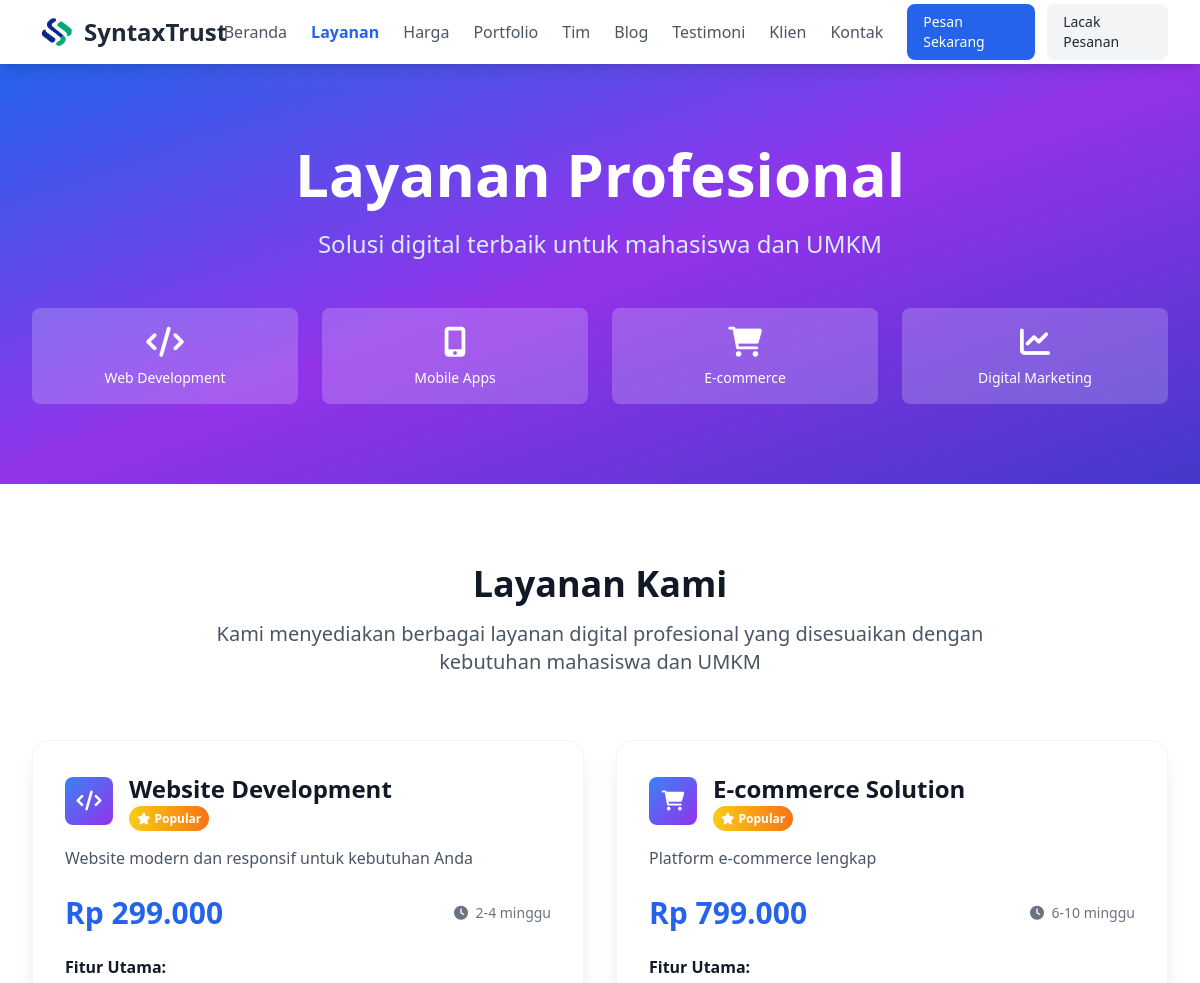
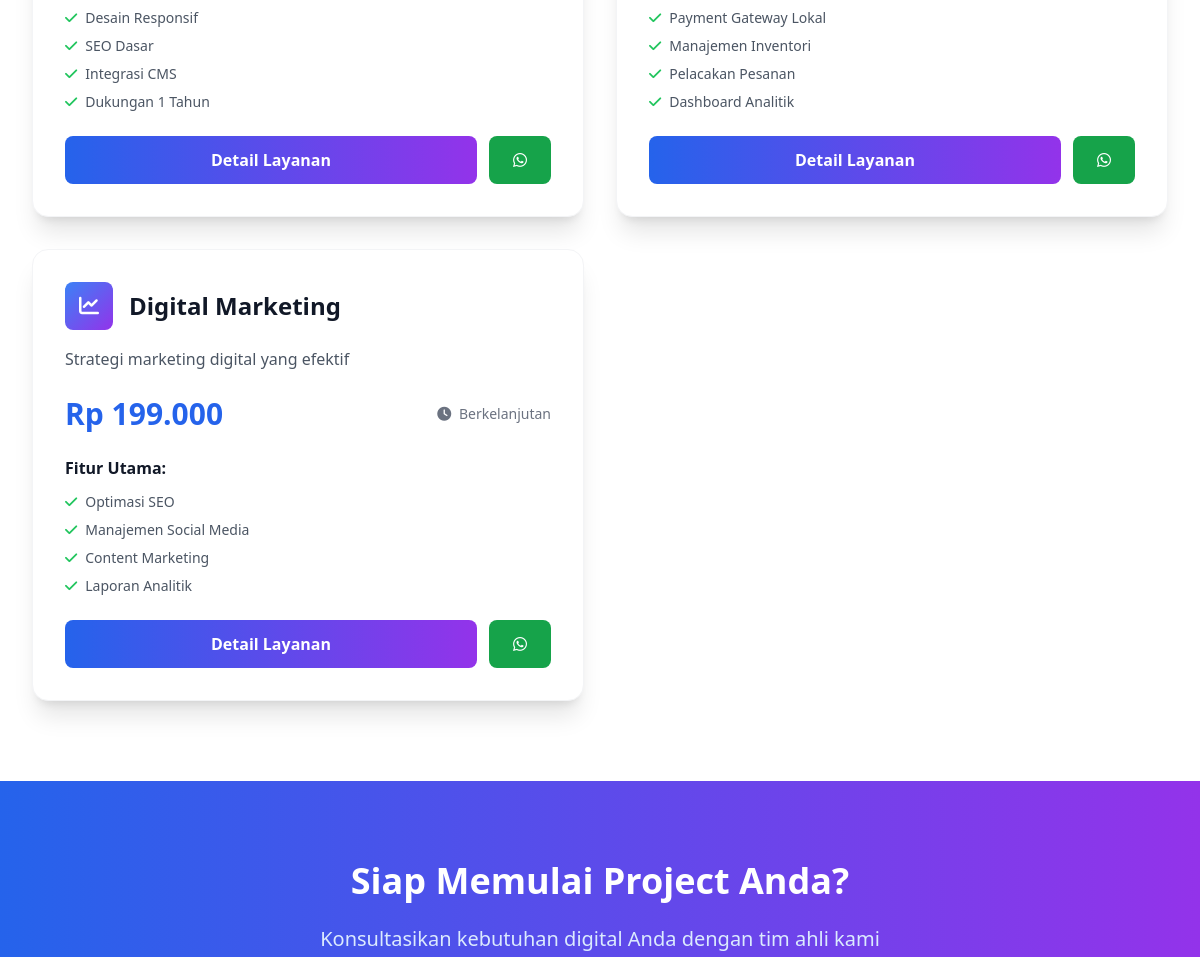
The app's page /public/services.php (upper part), older data (2 pictures, top to bottom).
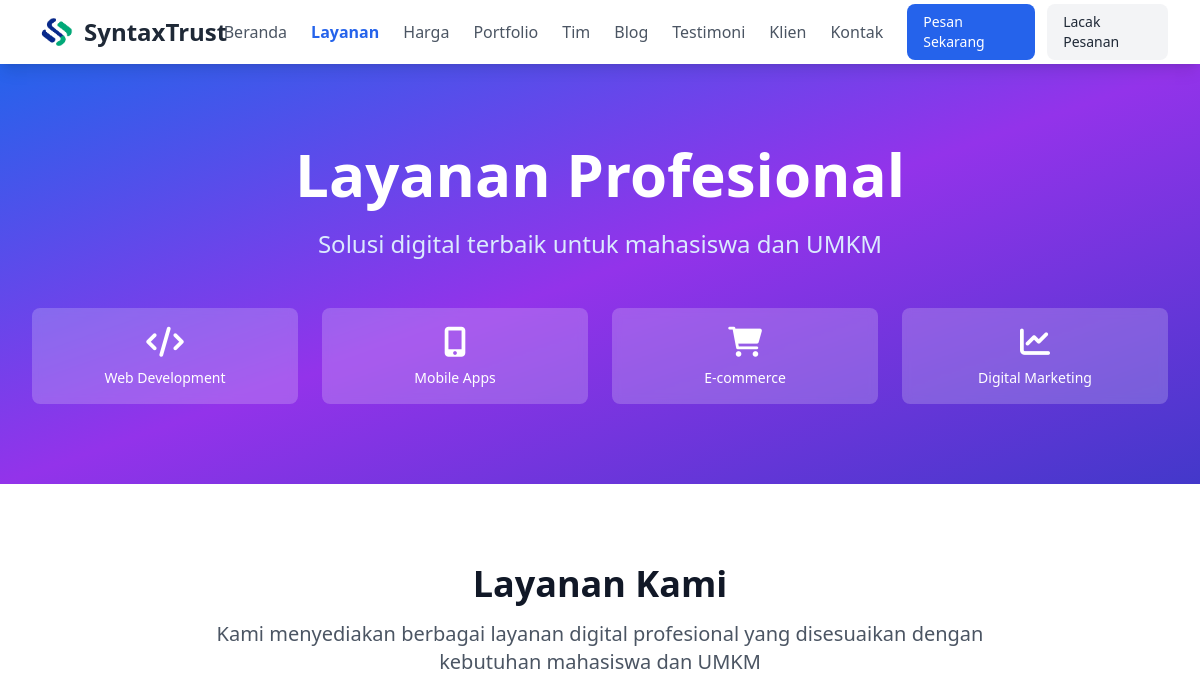
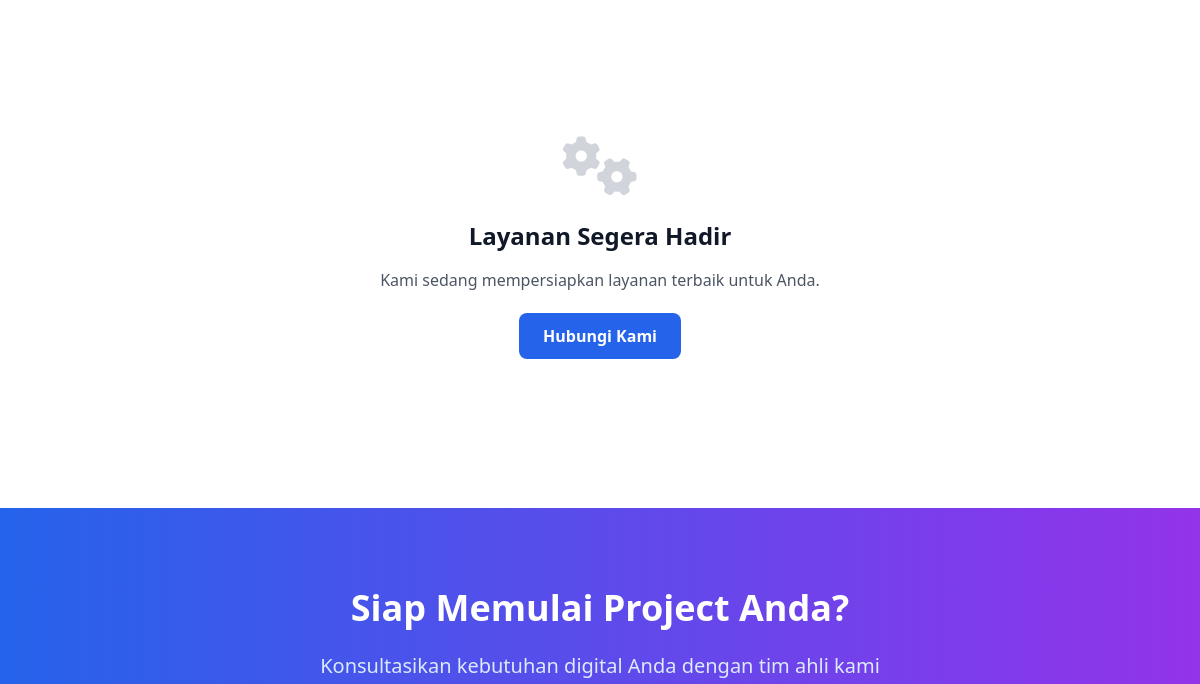
The same page, newer data (2 pictures, top to bottom).
### tables this page shows
CREATE TABLE `services` (
  `id` int(11) NOT NULL,
  `name` varchar(100) NOT NULL,
  `description` text NOT NULL,
  `short_description` varchar(255) DEFAULT NULL,
  `icon` varchar(100) DEFAULT NULL,
  `image` varchar(255) DEFAULT NULL,
  `price` decimal(10,2) DEFAULT NULL,
  `duration` varchar(50) DEFAULT NULL,
  `features` longtext DEFAULT NULL CHECK (json_valid(`features`)),
  `is_featured` tinyint(1) DEFAULT 0,
  `is_active` tinyint(1) DEFAULT 1,
  `sort_order` int(11) DEFAULT 0,
  `created_at` timestamp NOT NULL DEFAULT current_timestamp(),
  `updated_at` timestamp NOT NULL DEFAULT current_timestamp() ON UPDATE current_timestamp()
);

### public/includes/helpers.php (called while the page is built, shortened)
<?php
require_once __DIR__ . '/../../config/database.php';
if (!function_exists('getSetting')) {
    function getSetting($key, $default = '') {
        global $pdo;
        try {
            $stmt = $pdo->prepare("SELECT setting_value FROM settings WHERE setting_key = ? AND is_public = 1");
            $stmt->execute([$key]);
            $result = $stmt->fetch(PDO::FETCH_ASSOC);
            return $result ? $result['setting_value'] : $default;
        } catch (Exception $e) {
            return $default;
        }
    }
}
if (!function_exists('h')) {
    function h($string) {
        return htmlspecialchars((string)$string, ENT_QUOTES, 'UTF-8');
    }
}

### public/services.php (the view, shortened to what the changed rows need)
<?php
require_once __DIR__ . '/includes/layout.php';
try {
    $stmt = $pdo->prepare("SELECT * FROM services WHERE is_active = 1 ORDER BY is_featured DESC, sort_order ASC");
    $stmt->execute();
    $services = $stmt->fetchAll(PDO::FETCH_ASSOC);
} catch (Exception $e) {
    $services = [];
}
$site_name = getSetting('site_name', 'SyntaxTrust');
$site_description = getSetting('site_description', 'Layanan Pembuatan Website untuk Mahasiswa & UMKM');
echo renderPageStart('Layanan - ' . $site_name, 'Layanan profesional kami - ' . $site_description, 'services.php');
?>
    <section class="bg-gradient-to-br from-blue-600 via-purple-600 to-indigo-700 text-white py-20">
        <div class="max-w-7xl mx-auto px-4 sm:px-6 lg:px-8 text-center">
            <h1 class="text-4xl md:text-6xl font-bold mb-6">Layanan Profesional</h1>
        </div>
    </section>
    <section class="py-20 bg-white">
        <div class="max-w-7xl mx-auto px-4 sm:px-6 lg:px-8">
            <div class="text-center mb-16">
                <h2 class="text-4xl font-bold text-gray-900 mb-4">Layanan Kami</h2>
            </div>
            <div id="services-grid" class="grid grid-cols-1 md:grid-cols-2 lg:grid-cols-2 gap-8">
                <?php foreach ($services as $index => $service): ?>
                <div class="service-card bg-white rounded-2xl shadow-xl overflow-hidden border border-gray-100" style="animation-delay: <?= $index * 0.2 ?>s;">
                    <div class="p-8">
                        <div class="flex items-center mb-4">
                            <?php if ($service['icon']): ?>
                            <div class="w-12 h-12 bg-gradient-to-br from-blue-500 to-purple-600 rounded-lg flex items-center justify-center mr-4">
                                <i class="fas fa-<?= h($service['icon']) ?> text-white text-xl"></i>
                            </div>
                            <?php endif; ?>
                            <div>
                                <h3 class="text-2xl font-bold text-gray-900"><?= h($service['name']) ?></h3>
                                <?php if ($service['is_featured']): ?>
                                <span class="bg-gradient-to-r from-yellow-400 to-orange-500 text-white px-2 py-1 rounded-full text-xs font-semibold">
                                    <i class="fas fa-star mr-1"></i>Popular
                                </span>
                                <?php endif; ?>
                            </div>
                        </div>
                        <p class="text-gray-600 mb-6 leading-relaxed"><?= h($service['short_description'] ?: substr($service['description'], 0, 150) . '...') ?></p>
                        <div class="flex items-center justify-between mb-6">
                            <?php if ($service['price'] && $service['price'] > 0): ?>
                            <div class="text-3xl font-bold text-blue-600">
                                Rp <?= number_format($service['price'], 0, ',', '.') ?>
                            </div>
                            <?php else: ?>
                            <div class="text-2xl font-bold text-gray-600">Custom Quote</div>
                            <?php endif; ?>
                            <?php if ($service['duration']): ?>
                            <div class="text-sm text-gray-500">
                                <i class="fas fa-clock mr-1"></i>
                                <?= h($service['duration']) ?>
                            </div>
                            <?php endif; ?>
                        </div>
                        <?php if ($service['features']): ?>
                        <div class="mb-6">
                            <h4 class="font-semibold text-gray-900 mb-3">Fitur Utama:</h4>
                            <ul class="space-y-2">
                                <?php
                                $features = json_decode($service['features'], true) ?: [];
                                foreach (array_slice($features, 0, 4) as $feature):
                                ?>
                                <li class="flex items-center text-sm text-gray-600">
                                    <i class="fas fa-check text-green-500 mr-2"></i>
                                    <?= h($feature) ?>
                                </li>
                                <?php endforeach; ?>
                            </ul>
                        </div>
                        <?php endif; ?>
                        <div class="flex gap-3">
                            <button onclick="openServiceModal(<?= $service['id'] ?>)" class="flex-1 bg-gradient-to-r from-blue-600 to-purple-600 text-white py-3 px-6 rounded-lg font-semibold hover:shadow-lg transition-all duration-300">
                                Detail Layanan
                            </button>
                            <a href="https://wa.me/<?= str_replace(['+', '-', ' '], '', getSetting('company_whatsapp', '6285156553226')) ?>?text=Halo, saya tertarik dengan layanan <?= urlencode($service['name']) ?>"
                               target="_blank"
                               class="bg-green-600 text-white py-3 px-6 rounded-lg font-semibold hover:bg-green-700 transition-colors">
                                <i class="fab fa-whatsapp"></i>
                            </a>
                        </div>
                    </div>
                </div>
                <?php endforeach; ?>
            </div>
            <?php if (empty($services)): ?>
            <div class="text-center py-20">
                <i class="fas fa-cogs text-6xl text-gray-300 mb-6"></i>
                <h3 class="text-2xl font-bold text-gray-900 mb-4">Layanan Segera Hadir</h3>
                <p class="text-gray-600 mb-8">Kami sedang mempersiapkan layanan terbaik untuk Anda.</p>
                <a href="contact.php" class="bg-blue-600 text-white px-6 py-3 rounded-lg font-semibold hover:bg-blue-700 transition-colors">
                    Hubungi Kami
                </a>
            </div>
            <?php endif; ?>
        </div>
    </section>
    <section class="py-20 bg-gradient-to-r from-blue-600 to-purple-600 text-white">
        <div class="max-w-4xl mx-auto px-4 sm:px-6 lg:px-8 text-center">
            <h2 class="text-3xl md:text-4xl font-bold mb-6">Siap Memulai Project Anda?</h2>
        </div>
    </section>
    <?php echo renderPageEnd(); ?>

### public/includes/shared-components.php (shortened to what the changed rows need)
<?php
function renderNavigation($current_page = '') {
    $nav_items = [
        'index.php' => 'Beranda',
        'services.php' => 'Layanan',
        'pricing.php' => 'Harga',
        'portfolio.php' => 'Portfolio',
        'team.php' => 'Tim',
        'blog.php' => 'Blog',
        'testimonials.php' => 'Testimoni',
        'clients.php' => 'Klien',
        'contact.php' => 'Kontak'
    ];
    $action_items = [
        'checkout.php' => ['label' => 'Pesan Sekarang', 'class' => 'bg-blue-600 text-white px-4 py-2 rounded-lg hover:bg-blue-700'],
        'order-tracking.php' => ['label' => 'Lacak Pesanan', 'class' => 'bg-gray-100 text-gray-800 px-4 py-2 rounded-lg hover:bg-gray-200']
    ];
    ?>
    <nav class="bg-white shadow-lg sticky top-0 z-40">
        <div class="max-w-7xl mx-auto px-4 sm:px-6 lg:px-8">
            <div class="flex justify-between h-16">
                <div class="hidden md:flex items-center space-x-6">
                    <?php foreach ($nav_items as $page => $label): ?>
                    <a href="<?= $page ?>" class="<?= $current_page === $page ? 'text-blue-600 font-semibold' : 'text-gray-600 hover:text-blue-600' ?> transition-colors">
                        <?= $label ?>
                    </a>
                    <?php endforeach; ?>
                    <div class="flex items-center space-x-3 ml-4">
                        <?php foreach ($action_items as $page => $item): ?>
                        <a href="<?= $page ?>" class="<?= $item['class'] ?> transition-colors text-sm font-medium">
                            <?= $item['label'] ?>
                        </a>
                        <?php endforeach; ?>
                    </div>
                </div>
            </div>
        </div>
    </nav>
    <?php
    return ob_get_clean();
}
    ?>

Row changes from the older to the newer data that the page shows:
removed services: name "Website Development", is_featured 1 (drawn), short_description "Website modern dan responsif untuk kebutuhan Anda", price "299.000", duration "2-4 minggu", features "Desain Responsif", features "SEO Dasar", features "Integrasi CMS", features "Dukungan 1 Tahun"
removed services: name "E-commerce Solution", is_featured 1 (drawn), short_description "Platform e-commerce lengkap", price "799.000", duration "6-10 minggu", features "Payment Gateway Lokal", features "Manajemen Inventori", features "Pelacakan Pesanan", features "Dashboard Analitik"
removed services: name "Digital Marketing", short_description "Strategi marketing digital yang efektif", price "199.000", duration "Berkelanjutan", features "Optimasi SEO", features "Manajemen Social Media", features "Content Marketing", features "Laporan Analitik"
Text that changed along with them:
text now shown: "Layanan Segera Hadir Kami sedang mempersiapkan layanan terbaik untuk Anda. Hubungi Kami"
